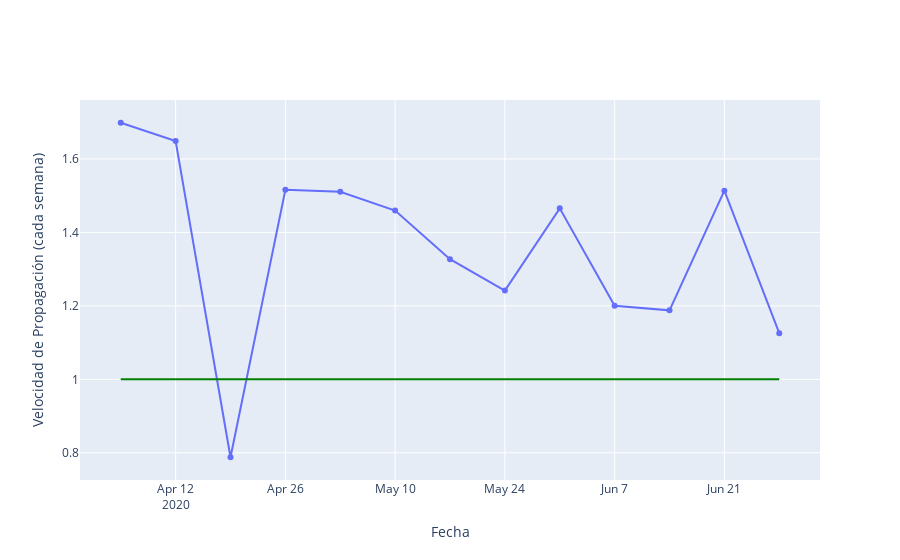

This figure's notebook cell:
### Code cell
#dg = data.groupby('fecha_reporte_web')['fecha_reporte_web'].agg(['count'])
#dg.rename(columns={'count':'Número de casos'}, inplace=True)
dg = data.groupby([pd.Grouper(key='fecha_reporte_web', freq='W')])['fecha_reporte_web'].count().to_frame()
dg.rename(columns={'fecha_reporte_web':'Número de casos'}, inplace=True)
dg['Fila Anterior Número de casos'] = dg['Número de casos'].shift()
dg['Velocidad de Propagación'] = dg['Número de casos'] / dg['Fila Anterior Número de casos']
dg.drop(dg[dg.index < '2020-04-01'].index, inplace=True)

import plotly.graph_objects as go
fig = go.Figure()
fig.add_trace(go.Scatter(
    x=dg.index,
    y=dg['Velocidad de Propagación']
))
fig.add_shape(
        # Line Horizontal
            type="line",
            x0=dg.index.min(),
            y0=1,
            x1=dg.index.max(),
            y1=1,
            line=dict(
                color="green",
                width=2,
                dash="solid",
            ),
    )
fig.update_xaxes(title="Fecha")
fig.update_yaxes(title="Velocidad de Propagación (Semana a Semana)")

### Figure 1 — Plotly figure (JSON) as saved in the notebook; plotly's stock layout.template omitted (floating-point values rounded to 4 significant figures)
{"data": [{"type": "scatter", "x": ["2020-04-05T00:00:00", "2020-04-12T00:00:00", "2020-04-19T00:00:00", "2020-04-26T00:00:00", "2020-05-03T00:00:00", "2020-05-10T00:00:00", "2020-05-17T00:00:00", "2020-05-24T00:00:00", "2020-05-31T00:00:00", "2020-06-07T00:00:00", "2020-06-14T00:00:00", "2020-06-21T00:00:00", "2020-06-28T00:00:00"], "y": [1.698, 1.649, 0.7878, 1.516, 1.51, 1.459, 1.327, 1.242, 1.465, 1.2, 1.188, 1.514, 1.126]}], "layout": {"shapes": [{"line": {"color": "green", "dash": "solid", "width": 2}, "type": "line", "x0": "2020-04-05T00:00:00", "x1": "2020-06-28T00:00:00", "y0": 1, "y1": 1}], "xaxis": {"title": {"text": "Fecha"}}, "yaxis": {"title": {"text": "Velocidad de Propagación (cada semana)"}}}}
